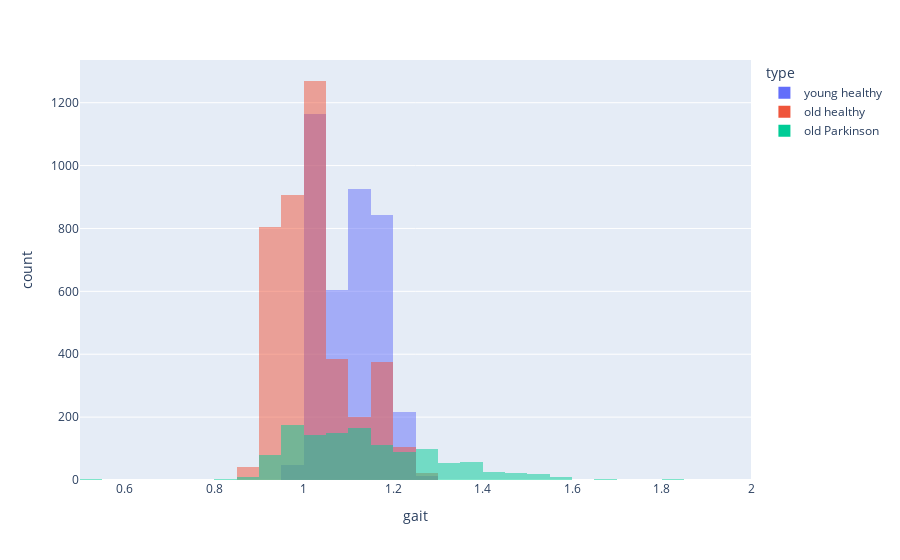

Notebook source saved alongside this figure:
### Code cell
fig = px.histogram(
    all,
    x="gait",
    color="type",  # Categorical variable
    nbins=30,
    barmode="overlay"  # or "group" for side-by-side bars
)
fig.show()

### Figure 1 — Plotly figure (JSON) as saved in the notebook; plotly's stock layout.template omitted (floating-point values rounded to 4 significant figures; data arrays with more than 128 entries replaced by an {"elided": "..."} marker saying what was removed)
{"data": [{"bingroup": "x", "hovertemplate": "type=young healthy<br>gait=%{x}<br>count=%{y}<extra></extra>", "legendgroup": "young healthy", "marker": {"color": "#636efa", "opacity": 0.5, "pattern": {"shape": ""}}, "name": "young healthy", "nbinsx": 30, "orientation": "v", "showlegend": true, "type": "histogram", "x": {"elided": "3813 float values"}, "xaxis": "x", "yaxis": "y"}, {"bingroup": "x", "hovertemplate": "type=old healthy<br>gait=%{x}<br>count=%{y}<extra></extra>", "legendgroup": "old healthy", "marker": {"color": "#EF553B", "opacity": 0.5, "pattern": {"shape": ""}}, "name": "old healthy", "nbinsx": 30, "orientation": "v", "showlegend": true, "type": "histogram", "x": {"elided": "4110 float values"}, "xaxis": "x", "yaxis": "y"}, {"bingroup": "x", "hovertemplate": "type=old Parkinson<br>gait=%{x}<br>count=%{y}<extra></extra>", "legendgroup": "old Parkinson", "marker": {"color": "#00cc96", "opacity": 0.5, "pattern": {"shape": ""}}, "name": "old Parkinson", "nbinsx": 30, "orientation": "v", "showlegend": true, "type": "histogram", "x": {"elided": "1221 float values"}, "xaxis": "x", "yaxis": "y"}], "layout": {"barmode": "overlay", "legend": {"title": {"text": "type"}, "tracegroupgap": 0}, "margin": {"t": 60}, "xaxis": {"anchor": "y", "domain": [0, 1], "title": {"text": "gait"}}, "yaxis": {"anchor": "x", "domain": [0, 1], "title": {"text": "count"}}}}
